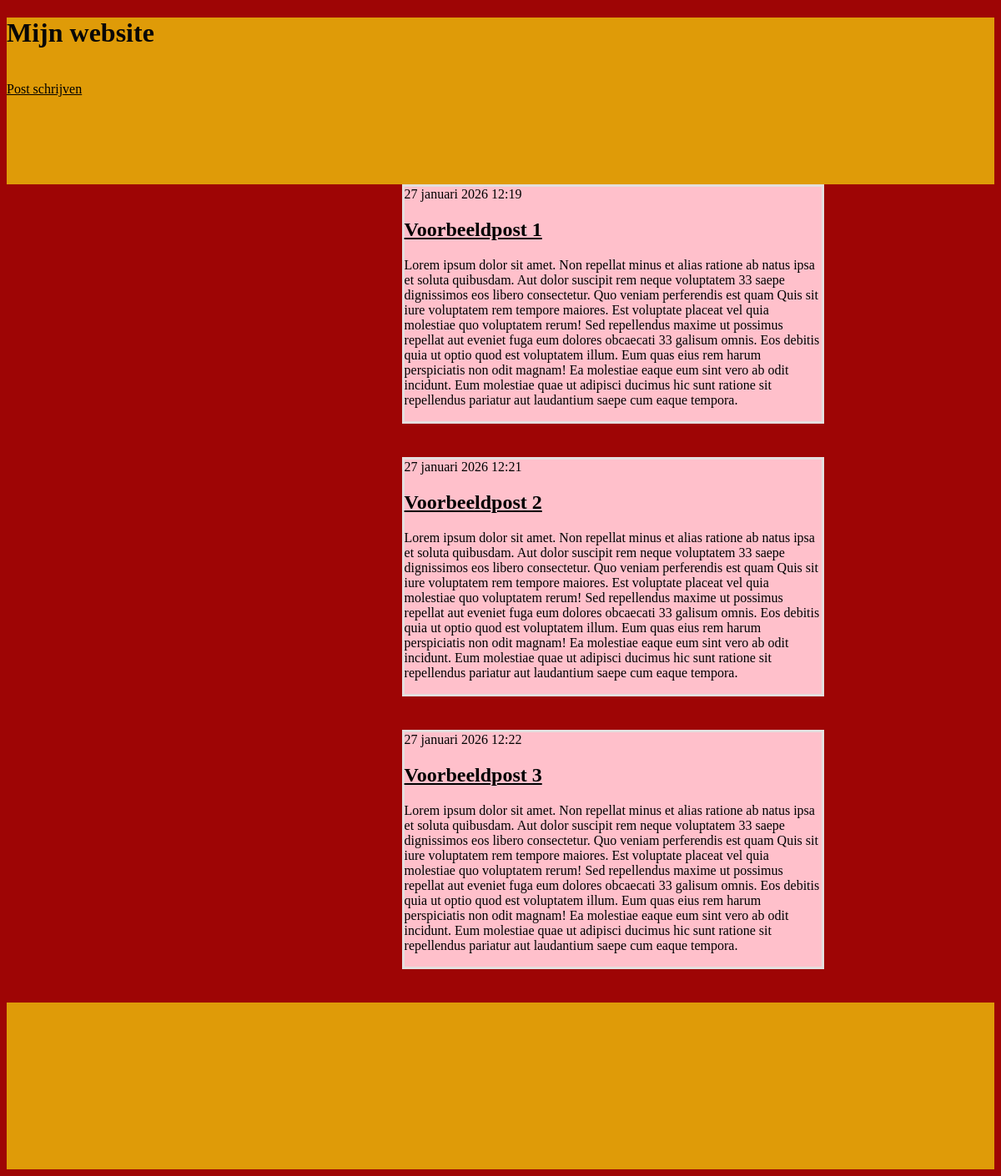
Before: / with the older database file.
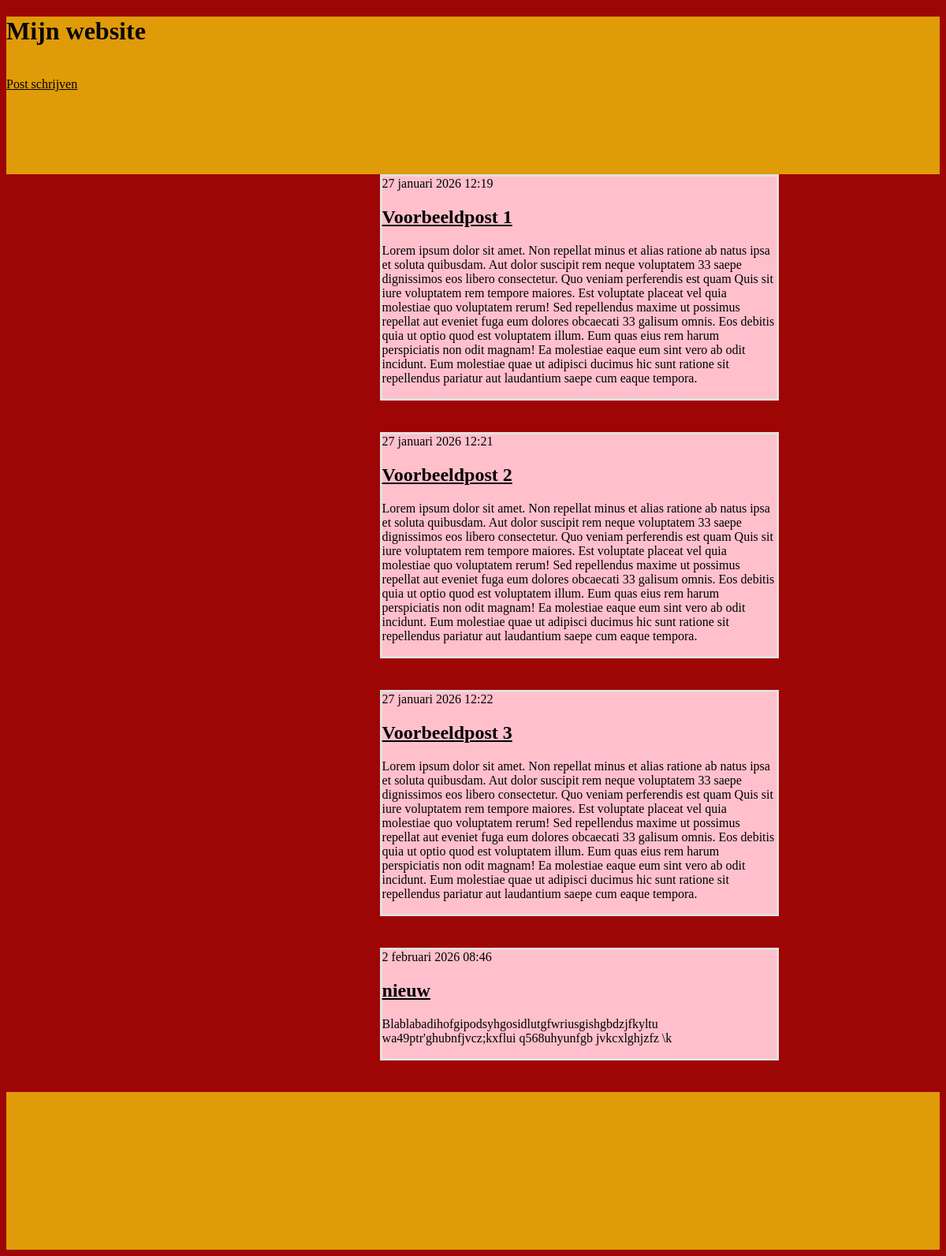
After: the same page with the newer database file.
### blog/models.py (models this page shows, shortened)
class Post(models.Model):
    author = models.ForeignKey(settings.AUTH_USER_MODEL, on_delete=models.CASCADE)
    title = models.CharField(max_length=200)
    text = models.CharField()
    created_date = models.DateTimeField(default=timezone.now)
    published_date = models.DateTimeField(blank=True, null=True)

### blog/views.py (the view)
# urls.py: path('', views.post_list, name='post_list'),
def post_list(request):
    posts = Post.objects.filter(published_date__lte=timezone.now()).order_by('published_date')
    return render(request, 'blog/post_list.html', {'posts': posts})

### blog/templates/blog/post_list.html
{% extends 'blog/base.html' %}
{% block inhoud %}
{% for post in posts %}
<article class="post">
<time class="date">
{{ post.published_date }}
</time>
<h2><a href="{% url 'post_inhoud' pk=post.pk %}">{{ post.title }}</a></h2>
<p>{{ post.text|linebreaksbr }}</p>
</article>
{% endfor %}
{% endblock %}

Changed rows visible on the page:
added Post: published_date "2 februari 2026 08:46", title "nieuw", text "Blablabadihofgipodsyhgosidlutgfwriusgishgbdzjfkyltu wa49ptr'ghubnfjvcz;kxflui q568uhyunfgb jvkcxlghjzfz \\k"
